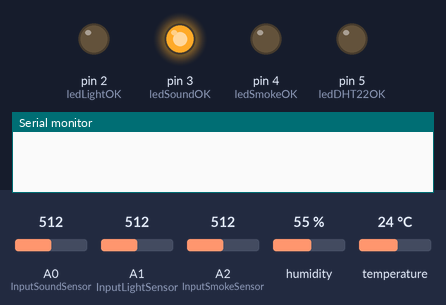
The sketch below on a simulated Arduino Uno, built with avr-gcc and run on an emulated ATmega328P. On the bench: output pins drawn as LEDs (lit = HIGH), the last lines printed to the serial monitor. The inputs (shaded band) are chosen by the test bench; at power-on: A0 (InputSoundSensor) = 512, A1 (InputLightSensor) = 512, A2 (InputSmokeSensor) = 512, humidity 55 %, temperature 24 °C.

Above: at 0.3 s.
At 12.7 s:
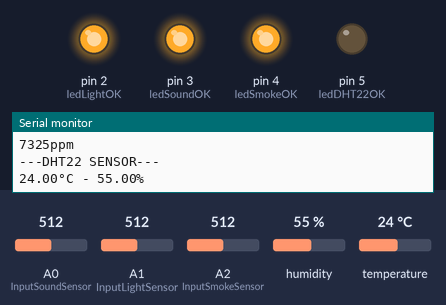
At 24.5 s:
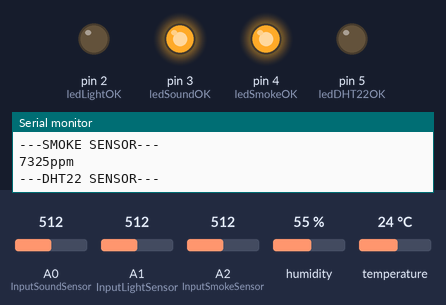
At 34.17 s:
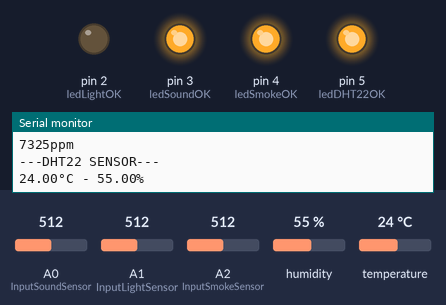
At 38.2 s:
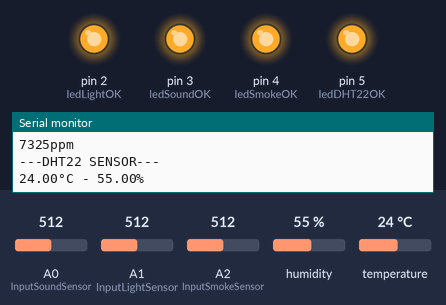
Timing chart, 0 to 40.0 s (numbered marks = the images above):
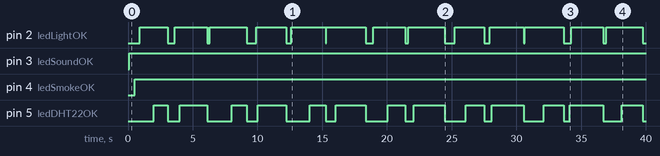

Measured:
- by itself, pin 3 (ledSoundOK): LOW → HIGH at 0.10 s
- by itself, pin 4 (ledSmokeOK): LOW → HIGH at 0.50 s
- by itself, pin 5 (ledDHT22OK): moves between LOW and HIGH, repeating every 6.1 s
- by itself, pin 2 (ledLightOK): repeats every 15.3 s: LOW 0.55 s, HIGH 2.5 s, LOW 0.19 s, HIGH 2.9 s, LOW 0.74 s, HIGH 2.3 s, LOW 0.38 s, HIGH 2.7 s, LOW 0.03 s, HIGH 3.0 s

The sketch:

stazionemeteo_millis.ino
```cpp
#include <Time.h>

#include "DHT.h"
#include <math.h>

#define DHTPIN 8     // what pin we're connected to
#define DHTTYPE DHT22   // DHT 22  (AM2302)

#define InputSoundSensor A0
#define InputLightSensor A1
#define InputSmokeSensor A2

//TIME
unsigned long time;
unsigned long readLight_time;
unsigned long readSound_time;
unsigned long readSmoke_time;
unsigned long readDHT22_time;

unsigned long letturadati;

//VARIABLES
float Ro = 12000.0;    // this has to be tuned 12K Ohm
int sensorPin = 0;  // select the input pin for the sensor
int val = 0;        // variable to store the value coming from the sensor
float Vrl = 0.0;
float Rs = 0.0;
float ratio = 0.0;

//LED
int ledLightOK = 2;
int ledSoundOK = 3;
int ledSmokeOK = 4;
int ledDHT22OK = 5;

//SENSORI
int sound;
int light;
int smoke;
float temp;
float humid;

DHT dht(DHTPIN, DHTTYPE);

void setup(void)
{
  Serial.begin(9600);
  dht.begin();
  pinMode(ledLightOK, OUTPUT);
  pinMode(ledSoundOK, OUTPUT);
  pinMode(ledSmokeOK, OUTPUT);
  pinMode(ledDHT22OK, OUTPUT);

  time=millis();
  readLight_time=millis();
  readSound_time=millis();
  readSmoke_time=millis();
  readDHT22_time=millis();

  letturadati=millis();
}

void loop(void){
  time=millis();

  if(time>readSound_time+100){
    readSoundSensor();
    readSound_time=millis();
  }

  if(time>readLight_time+500){
    readLightSensor();
    readLight_time=millis();
  }

  if(time>readSmoke_time+900){
    readSmokeSensor();
    readSmoke_time=millis();
  }

  if(time>readDHT22_time+2000){
    readDHT22Sensor();
    readDHT22_time=millis();
  }

  if(time>letturadati+3000){
      stampadati();
      letturadati=millis();
      resetLed();
   }

}

void readSmokeSensor(){
  val = analogRead(InputSmokeSensor);     // read the value from the analog sensor

  Vrl = val * ( 5.00 / 1024.0  );      // V
  Rs = 20000 * ( 5.00 - Vrl) / Vrl ;   // Ohm
  ratio =  Rs/Ro;

  //Serial.print ( "Vrl / Rs / ratio:");
  //Serial.print (Vrl);
  //Serial.print(" ");
  //Serial.print (Rs);
  //Serial.print(" ");
  //Serial.println(ratio);
  //Serial.print ( "CO ppm :");
  //Serial.println(get_CO(ratio));
  smoke = get_CO(ratio);
  blinkLed(2);
}

void readSoundSensor(){
   int value = analogRead(InputSoundSensor); // Inserisco il valore della lettura dell'input analogico sull'intero ValoreSensore
   int suono = 16.801 * log(value) + 9.872;
   //Serial.print(sound); // Scrivo sullo schermo il valore del sensore in numeri decimali
   //Serial.println(" dB");
   blinkLed(3);
   sound = suono;
}

void readLightSensor(){
   int luce = analogRead(InputLightSensor); // Inserisco il valore della lettura dell'input analogico sull'intero ValoreSensore
   luce = (5.0* luce * 200.0) / 1024.0;
   //Serial.print(luce); // Scrivo sullo schermo il valore del sensore in numeri decimali
   //Serial.println(" Lux");
   blinkLed(4);
   light = luce;
}

void readDHT22Sensor(){
  // Reading temperature or humidity takes about 250 milliseconds!
  // Sensor readings may also be up to 2 seconds 'old' (its a very slow sensor)
  float h = dht.readHumidity();
  float t = dht.readTemperature();

  // check if returns are valid, if they are NaN (not a number) then something went wrong!
  if (isnan(t) || isnan(h)) {
    //Serial.println("Failed to read from DHT");
    temp=0.0;
    humid=0.0;
  } else {
    //Serial.print("Humidity: ");
    //Serial.print(h);
    //Serial.print(" %\t");
    //Serial.print("Temperature: ");
    //Serial.print(t);
    //Serial.println(" *C");
    blinkLed(5);
    temp = t;
    humid = h;
  }
}

// get CO ppm
float get_CO (float ratio){
  float ppm = 0.0;
  ppm = 37143 * pow (ratio, -3.178);
return ppm;
}

void blinkLed(int LED){
    digitalWrite(LED, HIGH);   // turn the LED on (HIGH is the voltage level)
}

void resetLed(){
    digitalWrite(2, LOW);    // turn the LED off by making the voltage LOW
    digitalWrite(3, LOW);    // turn the LED off by making the voltage LOW
    digitalWrite(4, LOW);    // turn the LED off by making the voltage LOW
    digitalWrite(5, LOW);    // turn the LED off by making the voltage LOW
}

void stampadati(){
  Serial.print("\n---SOUND SENSOR---\n");
  Serial.print(sound);
  Serial.println("dB");
  Serial.print("---LIGHT SENSOR---\n");
  Serial.print(light);
  Serial.println("Lux");
  Serial.print("---SMOKE SENSOR---\n");
  Serial.print(smoke);
  Serial.println("ppm");
  Serial.print("---DHT22 SENSOR---\n");
  if((temp==0.0)&&(humid==0.0)){
      Serial.println("ERRORE");
  }else{
      Serial.print(temp);
      Serial.print("°C - ");
      Serial.print(humid);
      Serial.println("%");
  }
}
```
